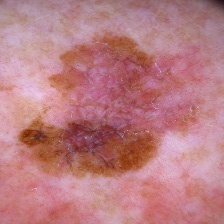
#> input picture data/original_data/image/100_aug1.jpg, 224 x 224 px; its folder holds only this picture in this run
$ python -i preprocess.py   (imports and definitions only)
#> lines starting #> are read from the running program, lines starting #| are printed output that depends on the picture; after the words box and inside, x2 and y2 are one past the last pixel; in counts of white or black regions, pixels touching at a corner belong together
#> further down, picture is the input picture: shape (224, 224, 3); mean B, G, R 130.1, 124.6, 186.2
import cv2
import numpy as np
import pandas as pd
from PIL import Image


# [79 lines left out: functions load_data, apply_mask, rgb_to_gray, not called in this run]


def remove_hair(image):
    """
    去除图像中的毛发。

    参数:
        image: np.ndarray, 形状为 (H, W, C) 的RGB图像

    返回:
        result: np.ndarray, 去毛发后的图像
        hair_mask: np.ndarray, 检测到的毛发区域mask
    """
    gray = cv2.cvtColor(image, cv2.COLOR_BGR2GRAY)
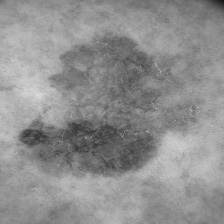
#> gray: shape (224, 224); min 21, max 220, mean 143.6

    kernel = cv2.getStructuringElement(cv2.MORPH_RECT, (17, 17))
    blackhat = cv2.morphologyEx(gray, cv2.MORPH_BLACKHAT, kernel)
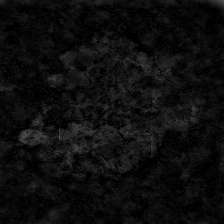
#> blackhat: shape (224, 224); min 0, max 86, mean 13.5

    _, hair_mask = cv2.threshold(blackhat, 10, 255, cv2.THRESH_BINARY)
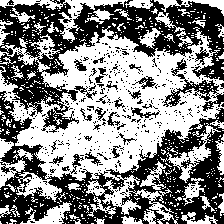
#> hair_mask: shape (224, 224); 52.6% white; 479 black regions (448 under 20 px), largest, box (x1, y1, x2, y2) and area: (0, 91, 224, 224) 10390, (0, 0, 224, 133) 10119, (162, 58, 224, 112) 769

    kernel2 = np.ones((3, 3), np.uint8)
    hair_mask = cv2.morphologyEx(hair_mask, cv2.MORPH_OPEN, kernel2)
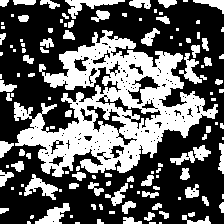
#> hair_mask: shape (224, 224); 38.5% white; 125 white regions (56 under 20 px), largest, box (x1, y1, x2, y2) and area: (14, 30, 218, 177) 12725, (65, 0, 125, 19) 390, (24, 174, 58, 200) 362

    result = cv2.inpaint(image, hair_mask, 3, cv2.INPAINT_TELEA)
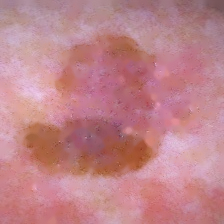
#> result: shape (224, 224, 3); mean B, G, R 138.1, 131.2, 191.3

    return result, hair_mask

>>> import cv2
>>> picture = cv2.imread('../../data/original_data/image/100_aug1.jpg')
>>> result = remove_hair(picture)

$ run again, on data/original_data/image/102_aug2.jpg
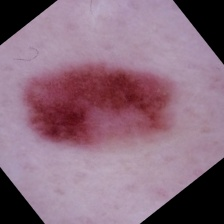
#> input picture data/original_data/image/102_aug2.jpg, 224 x 224 px
#> picture is the input picture: shape (224, 224, 3); mean B, G, R 126, 109.1, 139.2
#> in remove_hair, `_, hair_mask = cv2.threshold(blackhat, 10, 255, cv2.THRESH_BINARY)`:
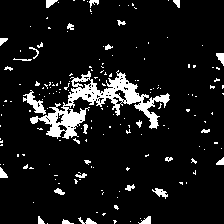
#> hair_mask: shape (224, 224); 8.8% white; 176 white regions (148 under 20 px), largest, box (x1, y1, x2, y2) and area: (30, 70, 170, 139) 2635, (23, 90, 46, 115) 212, (152, 188, 168, 199) 81
#> in remove_hair, `hair_mask = cv2.morphologyEx(hair_mask, cv2.MORPH_OPEN, kernel2)`:
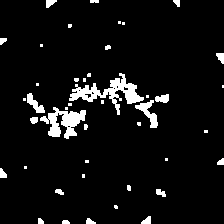
#> hair_mask: shape (224, 224); 6.1% white; 43 white regions (21 under 20 px), largest, box (x1, y1, x2, y2) and area: (69, 73, 144, 115) 964, (40, 107, 86, 139) 710, (135, 100, 158, 128) 247

$ run again, on data/original_data/image/106_aug1.jpg
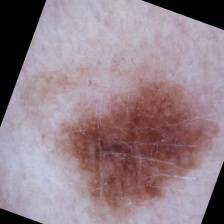
#> input picture data/original_data/image/106_aug1.jpg, 224 x 224 px
#> picture is the input picture: shape (224, 224, 3); mean B, G, R 138.4, 129.9, 149.7
#> in remove_hair, `_, hair_mask = cv2.threshold(blackhat, 10, 255, cv2.THRESH_BINARY)`:
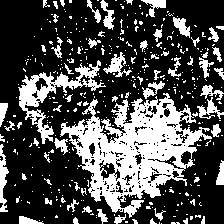
#> hair_mask: shape (224, 224); 30.3% white; 402 white regions (337 under 20 px), largest, box (x1, y1, x2, y2) and area: (60, 93, 212, 218) 8103, (18, 60, 106, 144) 1697, (0, 144, 9, 212) 320
#> in remove_hair, `result = cv2.inpaint(image, hair_mask, 3, cv2.INPAINT_TELEA)`:
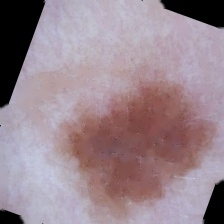
#> result: shape (224, 224, 3); mean B, G, R 143, 134.1, 153.5

$ run again, on data/original_data/image/106_aug2.jpg
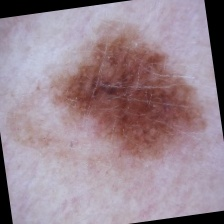
#> input picture data/original_data/image/106_aug2.jpg, 224 x 224 px
#> picture is the input picture: shape (224, 224, 3); mean B, G, R 146.3, 136.3, 155.4
#> in remove_hair, `_, hair_mask = cv2.threshold(blackhat, 10, 255, cv2.THRESH_BINARY)`:
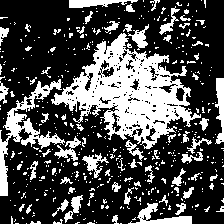
#> hair_mask: shape (224, 224); 30% white; 458 white regions (390 under 20 px), largest, box (x1, y1, x2, y2) and area: (51, 33, 201, 149) 7202, (0, 79, 65, 196) 1642, (128, 203, 192, 224) 502
#> in remove_hair, `result = cv2.inpaint(image, hair_mask, 3, cv2.INPAINT_TELEA)`:
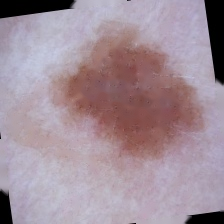
#> result: shape (224, 224, 3); mean B, G, R 153.1, 142.6, 161.4
